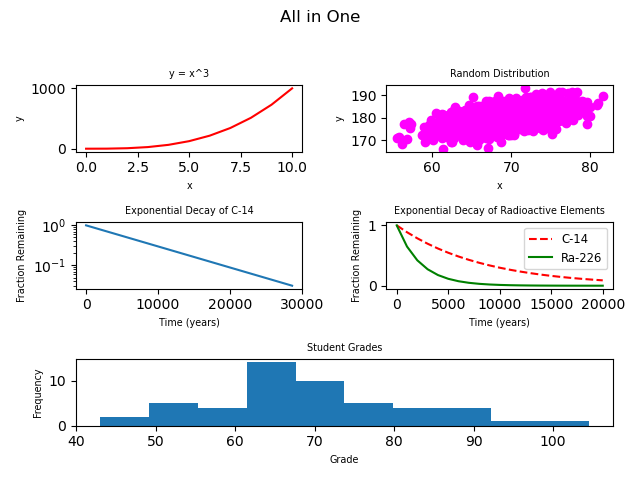

The Python source for this figure:
#!/usr/bin/env python3
import numpy as np
import matplotlib.pyplot as plt

y0 = np.arange(0, 11) ** 3

mean = [69, 0]
cov = [[15, 8], [8, 15]]
np.random.seed(5)
x1, y1 = np.random.multivariate_normal(mean, cov, 2000).T
y1 += 180

x2 = np.arange(0, 28651, 5730)
r2 = np.log(0.5)
t2 = 5730
y2 = np.exp((r2 / t2) * x2)

x3 = np.arange(0, 21000, 1000)
r3 = np.log(0.5)
t31 = 5730
t32 = 1600
y31 = np.exp((r3 / t31) * x3)
y32 = np.exp((r3 / t32) * x3)

np.random.seed(5)
student_grades = np.random.normal(68, 15, 50)

# Graph 1
plt.subplot(3, 2, 1)
plt.plot(y0, color='red')
plt.xlabel('x', fontsize='x-small')
plt.ylabel('y', fontsize='x-small')
plt.title('y = x^3', fontsize='x-small')

# Graph 2
plt.subplot(3, 2, 2)
plt.scatter(x1, y1, color='magenta')
plt.xlabel('x', fontsize='x-small')
plt.ylabel('y', fontsize='x-small')
plt.title('Random Distribution', fontsize='x-small')

# Graph 3
plt.subplot(3, 2, 3)
plt.plot(x2, y2)
plt.xlabel('Time (years)', fontsize='x-small')
plt.ylabel('Fraction Remaining', fontsize='x-small')
plt.ylim()
plt.title('Exponential Decay of C-14', fontsize='x-small')
plt.yscale('log')

# Graph 4
plt.subplot(3, 2, 4)
plt.plot(x3, y31, color='red', linestyle='--', label='C-14')
plt.plot(x3, y32, color='green', linestyle='-', label='Ra-226')
plt.xlabel('Time (years)', fontsize='x-small')
plt.ylabel('Fraction Remaining', fontsize='x-small')
plt.title('Exponential Decay of Radioactive Elements', fontsize='x-small')
plt.legend(loc='upper right', fontsize='small')

# Graph 5
plt.subplot(3, 1, 3)
plt.hist(student_grades)
plt.xlabel('Grade', fontsize='x-small')
plt.ylabel('Frequency', fontsize='x-small')
plt.title('Student Grades', fontsize='x-small')

plt.suptitle('All in One')
plt.tight_layout(rect=[0, 0, 1, 0.95])
plt.show()
